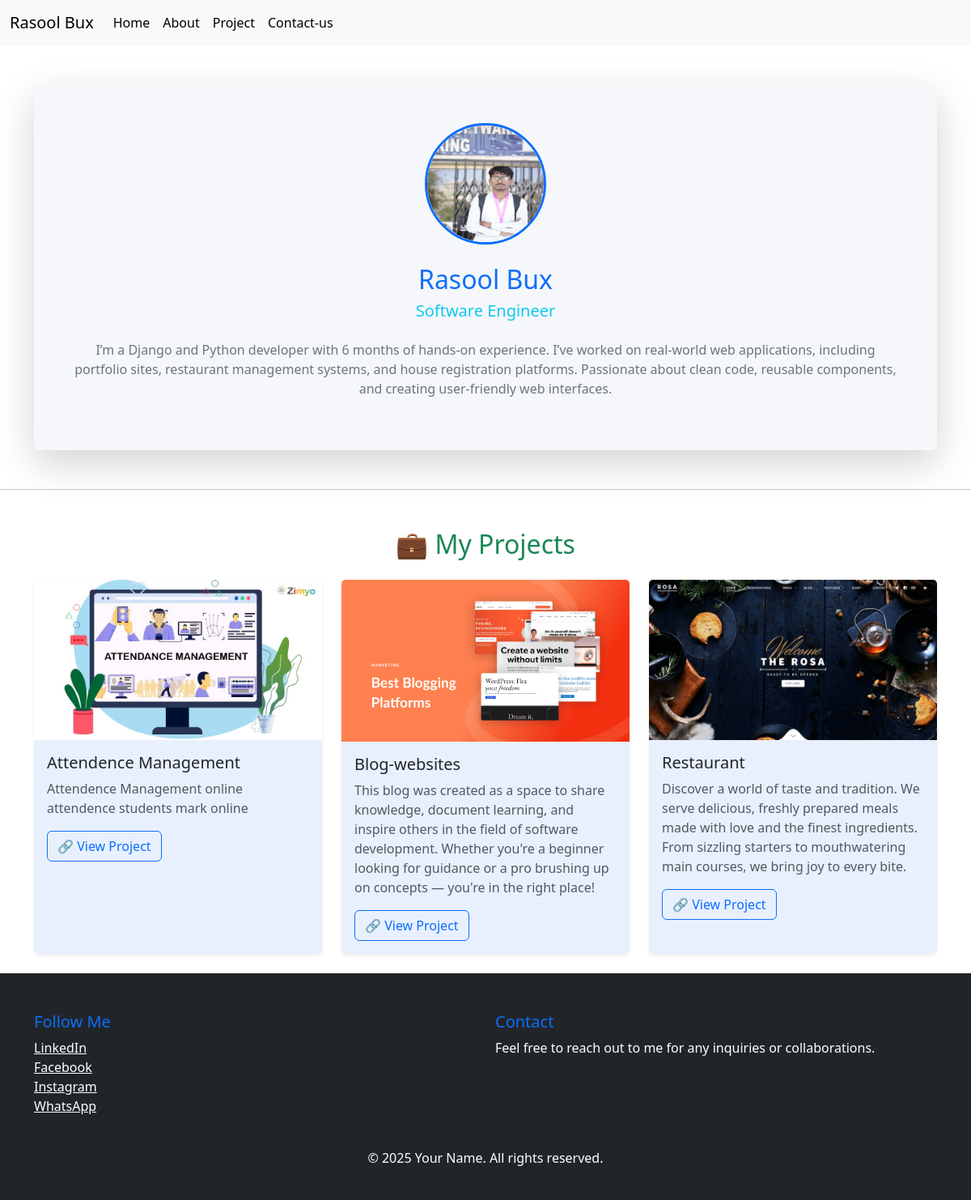
The page / on the database its author committed.
### core/models.py (models this page shows, shortened)
class Portfolio(models.Model):
    name = models.CharField(max_length=100)
    profession = models.CharField(max_length=100)
    bio =           models.TextField()
    profile_image = models.ImageField(upload_to='image/')

class Project(models.Model):
    title = models.CharField(max_length=200)
    description = models.TextField()
    image = models.ImageField(upload_to='projects/')
    link = models.URLField(blank=True)

### core/views.py (the view)
# urls.py: path('' , views.home),
def home(request):
    homes = Portfolio.objects.all()
    projects = Project.objects.all()
    return render(request, 'index.html', {'homes': homes , 'projects': projects})

### templates/index.html (shortened to what this page needs)
{% extends "base.html" %}
{% block content %}
{% load static %}
{% for home in homes %}
<div class="container text-center my-5">
  <div class="card shadow-lg p-5" style="background-color: #f5f7fa; border: none;">
    <img src="{{ home.profile_image.url }}" class="rounded-circle mx-auto border border-3 border-primary" style="width: 150px; height: 150px;" alt="Profile Picture">
    <h2 class="mt-4 text-primary">{{ home.name }}</h2>
    <h5 class="text-info">{{ home.profession }}</h5>
    <p class="mt-3 text-secondary">{{ home.bio }}</p>
  </div>
</div>
{% endfor %}
<hr class="my-5">
<h2 class="text-center text-success mb-4">💼 My Projects</h2>
<div class="container">
  <div class="row">
    {% for project in projects %}
    <div class="col-md-4 mb-4">
      <div class="card h-100 shadow-sm border border-0" style="background-color: #e8f0fe;">
        <img src="{{ project.image.url }}" class="card-img-top" alt="{{ project.title }}">
        <div class="card-body">
          <h5 class="card-title text-dark">{{ project.title }}</h5>
          <p class="card-text text-muted">{{ project.description }}</p>
          {% if project.link %}
          <a href="{{ project.link }}" target="_blank" class="btn btn-outline-primary">🔗 View Project</a>
          {% endif %}
        </div>
      </div>
    </div>
    {% endfor %}
  </div>
</div>
{% endblock  %}

### templates/base.html (shortened to what this page needs)
<!DOCTYPE html>
<html lang="en"  data-bs-theme="dark>
<head>
    <meta charset="UTF-8">
    <link href="https://cdn.jsdelivr.net/npm/bootstrap@5.3.5/dist/css/bootstrap.min.css" rel="stylesheet">
</head>
<body>
    <nav class="navbar navbar-expand-lg bg-body-tertiary">
        <div class="container-fluid">
          <a class="navbar-brand" href="#">Rasool Bux</a>
          <div class="collapse navbar-collapse" id="navbarTogglerDemo02">
            <ul class="navbar-nav me-auto mb-2 mb-lg-0">
              <li class="nav-item">
                <a class="nav-link active" aria-current="page" href="/">Home</a>
              </li>
              <li class="nav-item">
                <a class="nav-link active" aria-current="page" href="/about">About</a>
              </li>
              <li class="nav-item">
                <a class="nav-link active" aria-current="page" href="/project">Project</a>
              </li>
              <l class="nav-item">
                <a class="nav-link active" aria-current="page" href="/contact">Contact-us</a>
              </l>
          </div>
        </div>
      </nav>
     {% block content %}
     {% endblock  %}
<footer class="bg-dark text-white pt-5 pb-4">
  <div class="container">
    <div class="row">
      <div class="col-md-6">
        <h5 class="text-primary">Follow Me</h5>
        <ul class="list-unstyled">
          <li><a href="https://www.linkedin.com/in/rasool-bux-r-b-5a9bb719b?utm_source=share&utm_campaign=share_via&utm_content=profile&utm_medium=android_app" target="_blank" class="text-white">LinkedIn</a></li>
          <li><a href="https://www.facebook.com/share/1PiKg79tMQ/" target="_blank" class="text-white">Facebook</a></li>
          <li><a href="https://www.instagram.com/r.b.malik?igsh=MTQxZDdlYWEwdWwxaQ==" target="_blank" class="text-white">Instagram</a></li>
          <li><a href="https://03063400025" target="_blank" class="text-white">WhatsApp</a></li>
        </ul>
      </div>
      <div class="col-md-6">
        <h5 class="text-primary">Contact</h5>
        <p class="text-white">Feel free to reach out to me for any inquiries or collaborations.</p>
      </div>
    </div>
    <div class="text-center mt-4">
      <p class="text-white">&copy; 2025 Your Name. All rights reserved.</p>
    </div>
  </div>
</footer>
</body>
</html>

### rows shown on the page
Portfolio: profile_image (picture), name "Rasool Bux", profession "Software Engineer", bio "I’m a Django and Python developer with 6 months of hands-on experience. I’ve worked on real-world web applications, including portfolio sites, restaurant management systems, and house registration platforms. Passionate about clean code, reusable components, and creating user-friendly web interfaces."
Project: image (picture), title "Attendence Management", description "Attendence Management online attendence students mark online"
Project: image (picture), title "Blog-websites", description "This blog was created as a space to share knowledge, document learning, and inspire others in the field of software development. Whether you're a beginner looking for guidance or a pro brushing up on concepts — you're in the right place!"
Project: image (picture), title "Restaurant", description "Discover a world of taste and tradition. We serve delicious, freshly prepared meals made with love and the finest ingredients. From sizzling starters to mouthwatering main courses, we bring joy to every bite."
